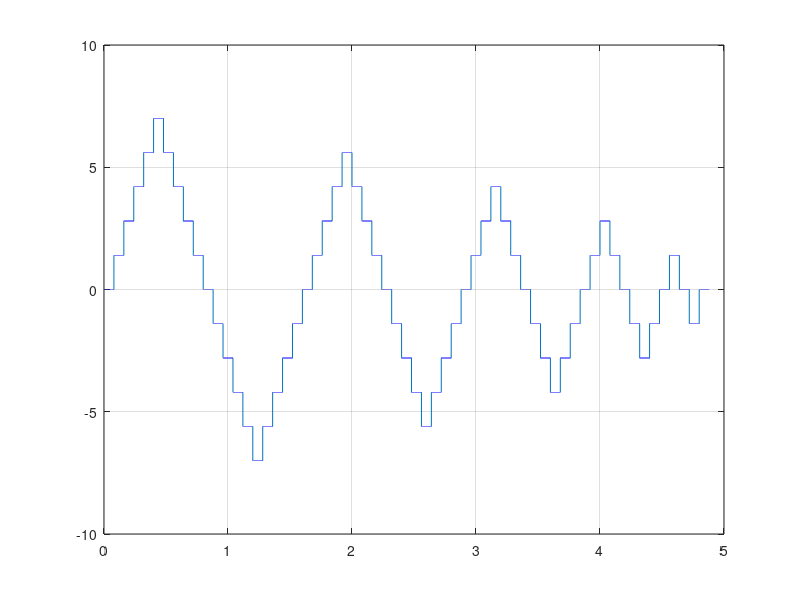

MATLAB code to generate this figure:

clear
Ts = 40e-6;
u_max = 7;
n_space = 2000;
n_up = 5;
step_sz = u_max/n_up;

% imps = [ones(9,1); -ones(18,1)];

imps = [0;step_sz*ones(n_up, 1); -step_sz*ones(2*n_up,1)];

for k = 2*n_up-1:-1:1
  if mod(k,2) == 0
    sgn = -1;
  else
    sgn = 1;
  end
  imps = [imps; sgn * step_sz * ones(k, 1)];
  
end

% ref_s = cumsum(imps)
N_imp = length(imps)


impulse_idx= (1:n_space:N_imp*n_space)';
u_vec = zeros((N_imp)*(n_space), 1);
u_vec(impulse_idx) = imps;
u_vec = cumsum(u_vec);
% u_vec = repmat(cumsum(u_vec), 3,1);

t_vec = (0:length(u_vec)-1)'*Ts;
figure(1); clf
plot(t_vec, u_vec);
grid on
%%
save('hystid_steps_input.m', 'u_vec', 'imps', 'u_max', 'n_space', 'step_sz',...
  'n_up', 'Ts');
